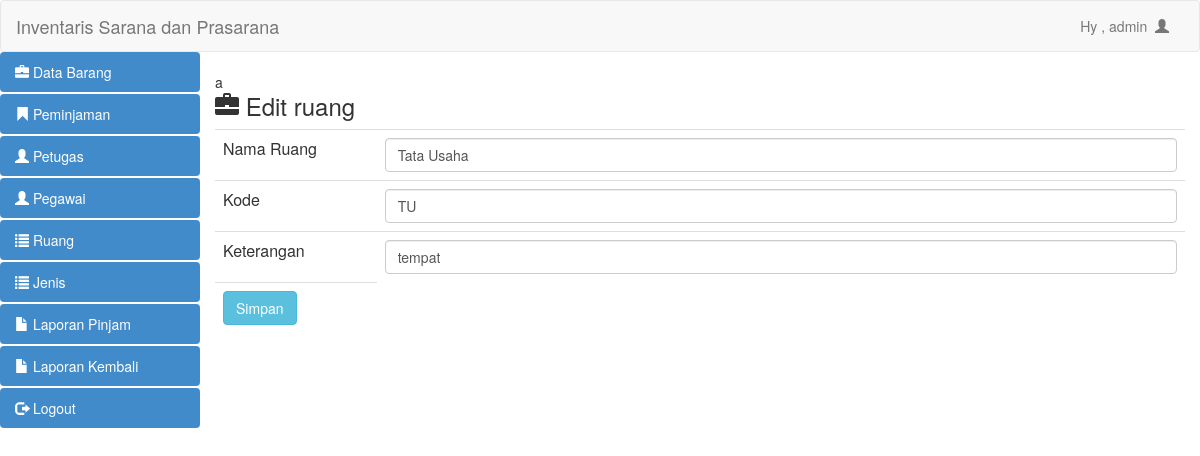
The page /admin/edit_ruang.php?id=1 (signed in) on the database its author committed.
### tables this page shows
CREATE TABLE IF NOT EXISTS `ruang` (
  `id_ruang` int(11) NOT NULL AUTO_INCREMENT,
  `nama_ruang` varchar(50) DEFAULT NULL,
  `kode_ruang` varchar(50) DEFAULT NULL,
  `keterangan` varchar(50) DEFAULT NULL,
  PRIMARY KEY (`id_ruang`)
);

### admin/edit_ruang.php (the view, shortened to what this page needs)
<?php
include "header.php";
?>
a
<?php
$id = $_GET['id'];
$query = mysql_query ("select * from ruang where id_ruang=$id");
$data= mysql_fetch_array($query);
?>
<html>
<head>
	<h3><span class="glyphicon glyphicon-briefcase"></span>  Edit ruang</h3>
</head>
<body>
	<form method="post" action="proses_edit_ruang.php?id=<?php echo $_GET['id'];?>" >
		<table class="table">
			<tr>
				<td class="col-md-2">Nama Ruang</td>
				<td><input type="text" name="nama" class="form-control" autocomplete="off" placeholder="Nama" value="<?php echo $data['nama_ruang'];?>"></td>
			</tr>
			<tr>
				<td>Kode</td>
				<td><input type="text" name="kode" class="form-control" autocomplete="off" placeholder="Kode" value="<?php echo $data['kode_ruang'];?>"></td>
			</tr>
			<tr>
				<td>Keterangan</td>
				<td><input type="text" name="keterangan" class="form-control" autocomplete="off" placeholder="Keterangan" value="<?php echo $data['keterangan'];?>"></td>
			</tr>
			<tr>
				<td><input type="submit" name="simpan" class="btn btn-info" value="Simpan"></td>
			</tr>
		</table>
	</form>
</body>
<?php
include "footer.php" ?>
</html>

### rows shown on the page
ruang: nama "Tata Usaha", kode "TU", keterangan "tempat"

### other values the page prints
$_SESSION['nama'] "admin"
